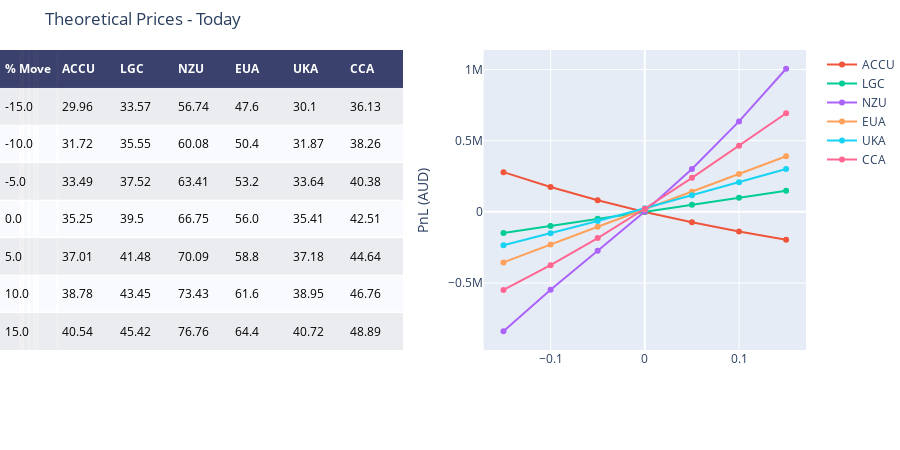

Notebook cell for this chart:
### Code cell
price_ranges, price_returns, price_pnls = create_returns(current_date)

fig = ff.create_table(price_ranges,height_constant=50)

for i in mkts:
    #fig.add_trace(go.Scatter(x=fig_daily.Sigma, y=fig_daily[i], name=i, xaxis='x2', yaxis='y2'))
    fig.add_trace(go.Scatter(x = price_returns, y=price_pnls[i], name=i, xaxis='x2', yaxis='y2'))
    fig.update_xaxes(tickvals=[-0.15,-0.10,-0.5,0,0.5,0.10,0.15])
    
fig.update_layout(
    title_text = 'Theoretical Prices - Today',
    margin = {'t':50, 'b':100},
    xaxis = {'domain': [0, .5]},
    xaxis2 = {'domain': [0.6, 1.],'title':''},
    yaxis2 = {'anchor': 'x2', 'title': 'PnL (AUD)'}
)

fig.show()

### Figure 1 — Plotly figure (JSON) as saved in the notebook; plotly's stock layout.template omitted (floating-point values rounded to 4 significant figures)
{"data": [{"colorscale": [[0, "#00083e"], [0.5, "#ededee"], [1, "#ffffff"]], "hoverinfo": "none", "opacity": 0.75, "showscale": false, "type": "heatmap", "z": [[0, 0, 0, 0, 0, 0, 0], [0.5, 0.5, 0.5, 0.5, 0.5, 0.5, 0.5], [1, 1, 1, 1, 1, 1, 1], [0.5, 0.5, 0.5, 0.5, 0.5, 0.5, 0.5], [1, 1, 1, 1, 1, 1, 1], [0.5, 0.5, 0.5, 0.5, 0.5, 0.5, 0.5], [1, 1, 1, 1, 1, 1, 1], [0.5, 0.5, 0.5, 0.5, 0.5, 0.5, 0.5]]}, {"name": "ACCU", "type": "scatter", "x": [-0.15, -0.1, -0.05, 0, 0.05, 0.1, 0.15], "xaxis": "x2", "y": [279100.0, 174800.0, 81790.0, -610.4, -73540.0, -138200.0, -196000.0], "yaxis": "y2"}, {"name": "LGC", "type": "scatter", "x": [-0.15, -0.1, -0.05, 0, 0.05, 0.1, 0.15], "xaxis": "x2", "y": [-148125, -98750, -49375, 0, 49375, 98750, 148125], "yaxis": "y2"}, {"name": "NZU", "type": "scatter", "x": [-0.15, -0.1, -0.05, 0, 0.05, 0.1, 0.15], "xaxis": "x2", "y": [-839100.0, -547600.0, -273800.0, 1841.0, 300700.0, 635400.0, 1006000.0], "yaxis": "y2"}, {"name": "EUA", "type": "scatter", "x": [-0.15, -0.1, -0.05, 0, 0.05, 0.1, 0.15], "xaxis": "x2", "y": [-355300.0, -228600.0, -104900.0, 18000.0, 141200.0, 265300.0, 391100.0], "yaxis": "y2"}, {"name": "UKA", "type": "scatter", "x": [-0.15, -0.1, -0.05, 0, 0.05, 0.1, 0.15], "xaxis": "x2", "y": [-234700.0, -150600.0, -63900.0, 25060.0, 115800.0, 207900.0, 301000.0], "yaxis": "y2"}, {"name": "CCA", "type": "scatter", "x": [-0.15, -0.1, -0.05, 0, 0.05, 0.1, 0.15], "xaxis": "x2", "y": [-548600.0, -374800.0, -184200.0, 21580.0, 239200.0, 464600.0, 693000.0], "yaxis": "y2"}], "layout": {"annotations": [{"align": "left", "font": {"color": "#ffffff"}, "showarrow": false, "text": "<b>% Move</b>", "x": -0.45, "xanchor": "left", "xref": "x", "y": 0, "yref": "y"}, {"align": "left", "font": {"color": "#ffffff"}, "showarrow": false, "text": "<b>ACCU</b>", "x": 0.55, "xanchor": "left", "xref": "x", "y": 0, "yref": "y"}, {"align": "left", "font": {"color": "#ffffff"}, "showarrow": false, "text": "<b>LGC</b>", "x": 1.55, "xanchor": "left", "xref": "x", "y": 0, "yref": "y"}, {"align": "left", "font": {"color": "#ffffff"}, "showarrow": false, "text": "<b>NZU</b>", "x": 2.55, "xanchor": "left", "xref": "x", "y": 0, "yref": "y"}, {"align": "left", "font": {"color": "#ffffff"}, "showarrow": false, "text": "<b>EUA</b>", "x": 3.55, "xanchor": "left", "xref": "x", "y": 0, "yref": "y"}, {"align": "left", "font": {"color": "#ffffff"}, "showarrow": false, "text": "<b>UKA</b>", "x": 4.55, "xanchor": "left", "xref": "x", "y": 0, "yref": "y"}, {"align": "left", "font": {"color": "#ffffff"}, "showarrow": false, "text": "<b>CCA</b>", "x": 5.55, "xanchor": "left", "xref": "x", "y": 0, "yref": "y"}, {"align": "left", "font": {"color": "#000000"}, "showarrow": false, "text": "-15.0", "x": -0.45, "xanchor": "left", "xref": "x", "y": 1, "yref": "y"}, {"align": "left", "font": {"color": "#000000"}, "showarrow": false, "text": "29.96", "x": 0.55, "xanchor": "left", "xref": "x", "y": 1, "yref": "y"}, {"align": "left", "font": {"color": "#000000"}, "showarrow": false, "text": "33.57", "x": 1.55, "xanchor": "left", "xref": "x", "y": 1, "yref": "y"}, {"align": "left", "font": {"color": "#000000"}, "showarrow": false, "text": "56.74", "x": 2.55, "xanchor": "left", "xref": "x", "y": 1, "yref": "y"}, {"align": "left", "font": {"color": "#000000"}, "showarrow": false, "text": "47.6", "x": 3.55, "xanchor": "left", "xref": "x", "y": 1, "yref": "y"}, {"align": "left", "font": {"color": "#000000"}, "showarrow": false, "text": "30.1", "x": 4.55, "xanchor": "left", "xref": "x", "y": 1, "yref": "y"}, {"align": "left", "font": {"color": "#000000"}, "showarrow": false, "text": "36.13", "x": 5.55, "xanchor": "left", "xref": "x", "y": 1, "yref": "y"}, {"align": "left", "font": {"color": "#000000"}, "showarrow": false, "text": "-10.0", "x": -0.45, "xanchor": "left", "xref": "x", "y": 2, "yref": "y"}, {"align": "left", "font": {"color": "#000000"}, "showarrow": false, "text": "31.72", "x": 0.55, "xanchor": "left", "xref": "x", "y": 2, "yref": "y"}, {"align": "left", "font": {"color": "#000000"}, "showarrow": false, "text": "35.55", "x": 1.55, "xanchor": "left", "xref": "x", "y": 2, "yref": "y"}, {"align": "left", "font": {"color": "#000000"}, "showarrow": false, "text": "60.08", "x": 2.55, "xanchor": "left", "xref": "x", "y": 2, "yref": "y"}, {"align": "left", "font": {"color": "#000000"}, "showarrow": false, "text": "50.4", "x": 3.55, "xanchor": "left", "xref": "x", "y": 2, "yref": "y"}, {"align": "left", "font": {"color": "#000000"}, "showarrow": false, "text": "31.87", "x": 4.55, "xanchor": "left", "xref": "x", "y": 2, "yref": "y"}, {"align": "left", "font": {"color": "#000000"}, "showarrow": false, "text": "38.26", "x": 5.55, "xanchor": "left", "xref": "x", "y": 2, "yref": "y"}, {"align": "left", "font": {"color": "#000000"}, "showarrow": false, "text": "-5.0", "x": -0.45, "xanchor": "left", "xref": "x", "y": 3, "yref": "y"}, {"align": "left", "font": {"color": "#000000"}, "showarrow": false, "text": "33.49", "x": 0.55, "xanchor": "left", "xref": "x", "y": 3, "yref": "y"}, {"align": "left", "font": {"color": "#000000"}, "showarrow": false, "text": "37.52", "x": 1.55, "xanchor": "left", "xref": "x", "y": 3, "yref": "y"}, {"align": "left", "font": {"color": "#000000"}, "showarrow": false, "text": "63.41", "x": 2.55, "xanchor": "left", "xref": "x", "y": 3, "yref": "y"}, {"align": "left", "font": {"color": "#000000"}, "showarrow": false, "text": "53.2", "x": 3.55, "xanchor": "left", "xref": "x", "y": 3, "yref": "y"}, {"align": "left", "font": {"color": "#000000"}, "showarrow": false, "text": "33.64", "x": 4.55, "xanchor": "left", "xref": "x", "y": 3, "yref": "y"}, {"align": "left", "font": {"color": "#000000"}, "showarrow": false, "text": "40.38", "x": 5.55, "xanchor": "left", "xref": "x", "y": 3, "yref": "y"}, {"align": "left", "font": {"color": "#000000"}, "showarrow": false, "text": "0.0", "x": -0.45, "xanchor": "left", "xref": "x", "y": 4, "yref": "y"}, {"align": "left", "font": {"color": "#000000"}, "showarrow": false, "text": "35.25", "x": 0.55, "xanchor": "left", "xref": "x", "y": 4, "yref": "y"}, {"align": "left", "font": {"color": "#000000"}, "showarrow": false, "text": "39.5", "x": 1.55, "xanchor": "left", "xref": "x", "y": 4, "yref": "y"}, {"align": "left", "font": {"color": "#000000"}, "showarrow": false, "text": "66.75", "x": 2.55, "xanchor": "left", "xref": "x", "y": 4, "yref": "y"}, {"align": "left", "font": {"color": "#000000"}, "showarrow": false, "text": "56.0", "x": 3.55, "xanchor": "left", "xref": "x", "y": 4, "yref": "y"}, {"align": "left", "font": {"color": "#000000"}, "showarrow": false, "text": "35.41", "x": 4.55, "xanchor": "left", "xref": "x", "y": 4, "yref": "y"}, {"align": "left", "font": {"color": "#000000"}, "showarrow": false, "text": "42.51", "x": 5.55, "xanchor": "left", "xref": "x", "y": 4, "yref": "y"}, {"align": "left", "font": {"color": "#000000"}, "showarrow": false, "text": "5.0", "x": -0.45, "xanchor": "left", "xref": "x", "y": 5, "yref": "y"}, {"align": "left", "font": {"color": "#000000"}, "showarrow": false, "text": "37.01", "x": 0.55, "xanchor": "left", "xref": "x", "y": 5, "yref": "y"}, {"align": "left", "font": {"color": "#000000"}, "showarrow": false, "text": "41.48", "x": 1.55, "xanchor": "left", "xref": "x", "y": 5, "yref": "y"}, {"align": "left", "font": {"color": "#000000"}, "showarrow": false, "text": "70.09", "x": 2.55, "xanchor": "left", "xref": "x", "y": 5, "yref": "y"}, {"align": "left", "font": {"color": "#000000"}, "showarrow": false, "text": "58.8", "x": 3.55, "xanchor": "left", "xref": "x", "y": 5, "yref": "y"}, {"align": "left", "font": {"color": "#000000"}, "showarrow": false, "text": "37.18", "x": 4.55, "xanchor": "left", "xref": "x", "y": 5, "yref": "y"}, {"align": "left", "font": {"color": "#000000"}, "showarrow": false, "text": "44.64", "x": 5.55, "xanchor": "left", "xref": "x", "y": 5, "yref": "y"}, {"align": "left", "font": {"color": "#000000"}, "showarrow": false, "text": "10.0", "x": -0.45, "xanchor": "left", "xref": "x", "y": 6, "yref": "y"}, {"align": "left", "font": {"color": "#000000"}, "showarrow": false, "text": "38.78", "x": 0.55, "xanchor": "left", "xref": "x", "y": 6, "yref": "y"}, {"align": "left", "font": {"color": "#000000"}, "showarrow": false, "text": "43.45", "x": 1.55, "xanchor": "left", "xref": "x", "y": 6, "yref": "y"}, {"align": "left", "font": {"color": "#000000"}, "showarrow": false, "text": "73.43", "x": 2.55, "xanchor": "left", "xref": "x", "y": 6, "yref": "y"}, {"align": "left", "font": {"color": "#000000"}, "showarrow": false, "text": "61.6", "x": 3.55, "xanchor": "left", "xref": "x", "y": 6, "yref": "y"}, {"align": "left", "font": {"color": "#000000"}, "showarrow": false, "text": "38.95", "x": 4.55, "xanchor": "left", "xref": "x", "y": 6, "yref": "y"}, {"align": "left", "font": {"color": "#000000"}, "showarrow": false, "text": "46.76", "x": 5.55, "xanchor": "left", "xref": "x", "y": 6, "yref": "y"}, {"align": "left", "font": {"color": "#000000"}, "showarrow": false, "text": "15.0", "x": -0.45, "xanchor": "left", "xref": "x", "y": 7, "yref": "y"}, {"align": "left", "font": {"color": "#000000"}, "showarrow": false, "text": "40.54", "x": 0.55, "xanchor": "left", "xref": "x", "y": 7, "yref": "y"}, {"align": "left", "font": {"color": "#000000"}, "showarrow": false, "text": "45.42", "x": 1.55, "xanchor": "left", "xref": "x", "y": 7, "yref": "y"}, {"align": "left", "font": {"color": "#000000"}, "showarrow": false, "text": "76.76", "x": 2.55, "xanchor": "left", "xref": "x", "y": 7, "yref": "y"}, {"align": "left", "font": {"color": "#000000"}, "showarrow": false, "text": "64.4", "x": 3.55, "xanchor": "left", "xref": "x", "y": 7, "yref": "y"}, {"align": "left", "font": {"color": "#000000"}, "showarrow": false, "text": "40.72", "x": 4.55, "xanchor": "left", "xref": "x", "y": 7, "yref": "y"}, {"align": "left", "font": {"color": "#000000"}, "showarrow": false, "text": "48.89", "x": 5.55, "xanchor": "left", "xref": "x", "y": 7, "yref": "y"}], "height": 450, "margin": {"b": 100, "l": 0, "r": 0, "t": 50}, "title": {"text": "Theoretical Prices - Today"}, "xaxis": {"domain": [0, 0.5], "dtick": 1, "gridwidth": 2, "showticklabels": false, "tick0": -0.5, "ticks": "", "tickvals": [-0.15, -0.1, -0.5, 0, 0.5, 0.1, 0.15], "zeroline": false}, "xaxis2": {"domain": [0.6, 1], "title": {"text": ""}}, "yaxis": {"autorange": "reversed", "dtick": 1, "gridwidth": 2, "showticklabels": false, "tick0": 0.5, "ticks": "", "zeroline": false}, "yaxis2": {"anchor": "x2", "title": {"text": "PnL (AUD)"}}}}
